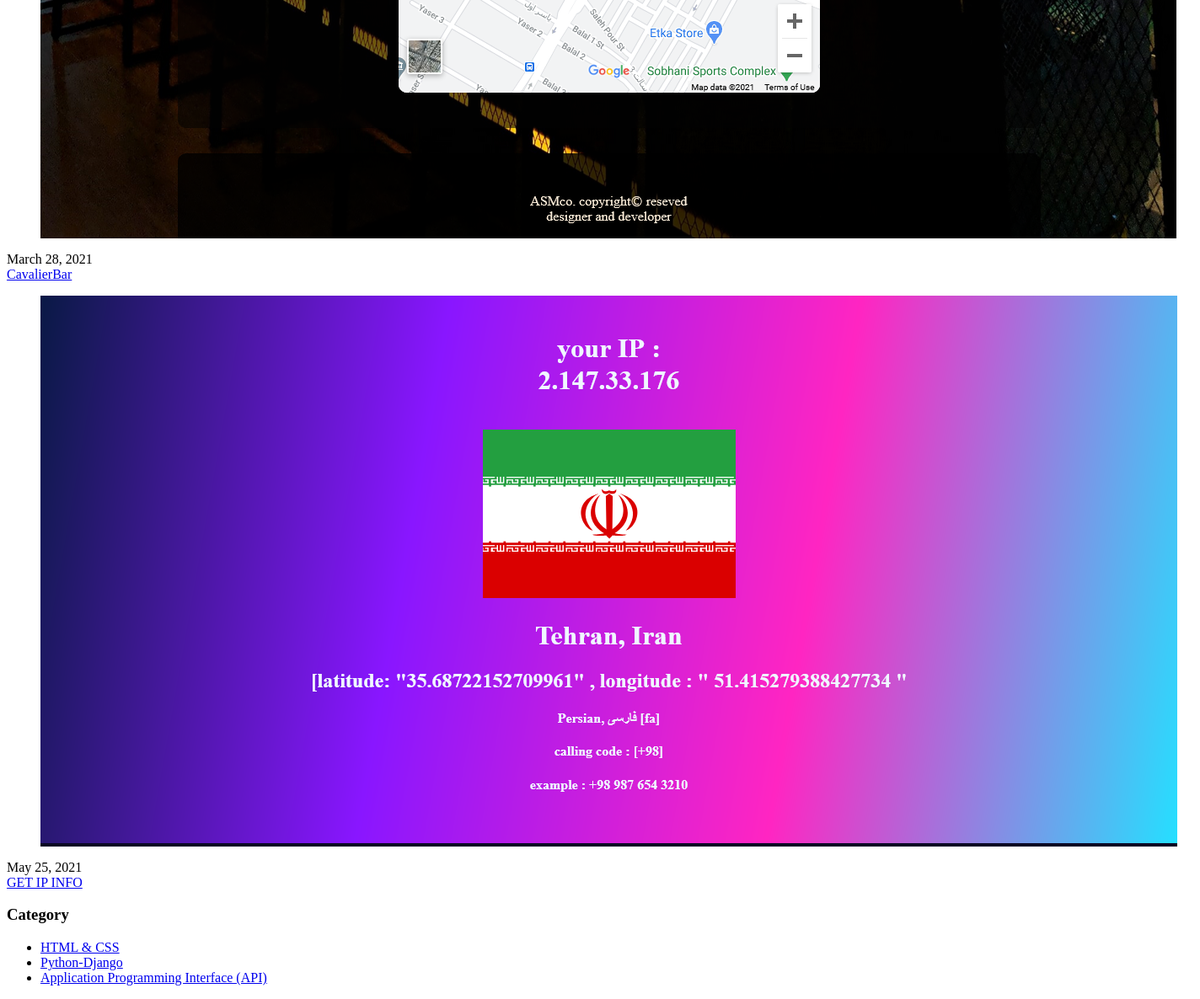
/partial/sidebar (lower part), run on an earlier commit of the app's database.
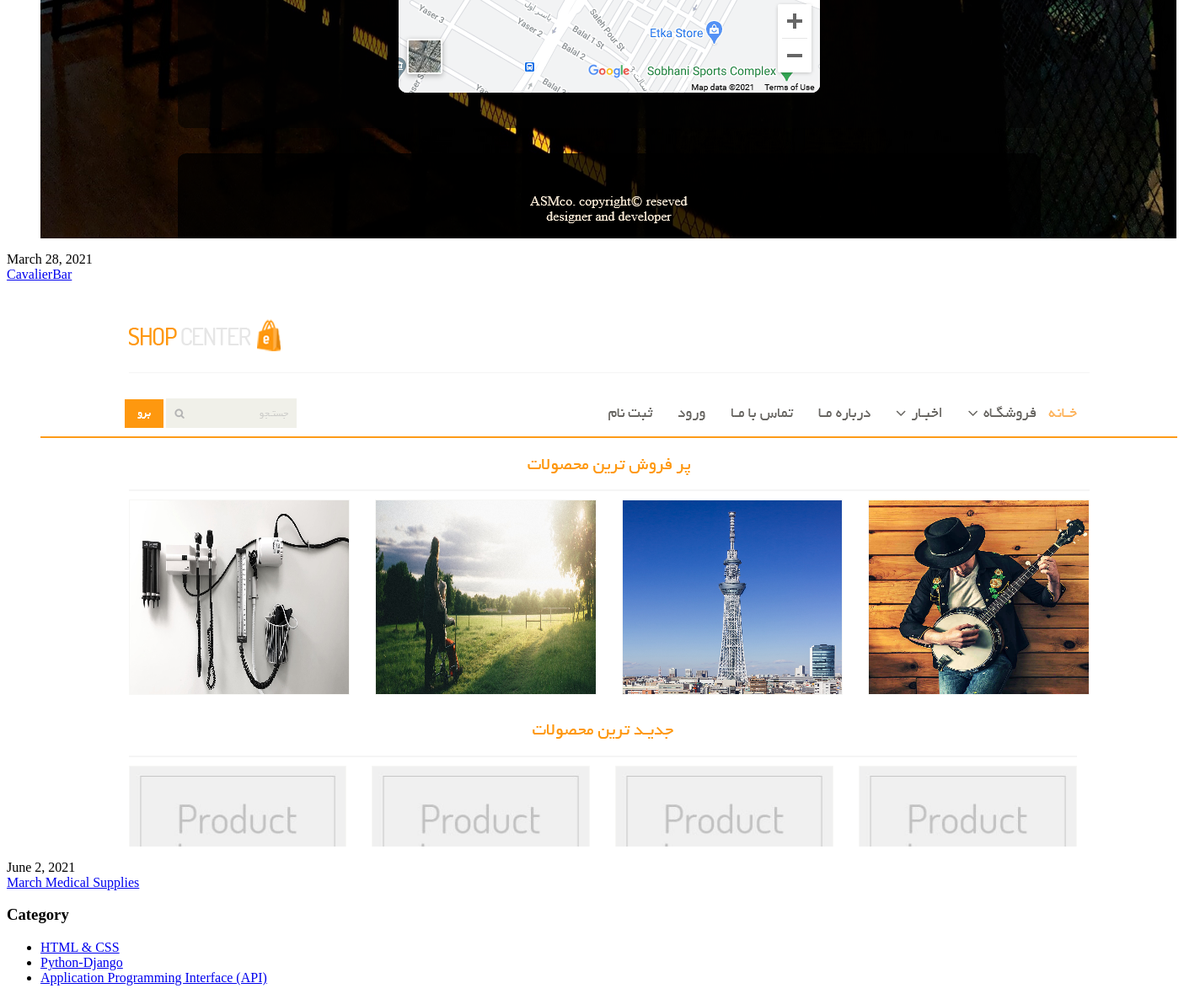
And on a later commit of the database.
### CVprojects/models.py (models this page shows, shortened)
class Project(models.Model):
    title       = models.CharField(max_length=50, blank=False)
    caption     = models.TextField(max_length=700, blank=False)
    slug        = models.SlugField(max_length=20, blank=True, unique=True)
    technology      = models.ManyToManyField(LANGUAGE, blank=True)
    category        = models.ManyToManyField(Categories, blank=True)
    key_features    = models.TextField(max_length=700, blank=True)
    source_code = models.CharField(max_length=200, blank=True)
    PreviwLink  = models.CharField(max_length=200, blank=True)
    imagMain    = models.ImageField(blank=False, upload_to=media_upload_path)
    views    = models.PositiveIntegerField(default=0)
    isActive = models.BooleanField(default=True)
    objects = ProjectsManager()
    timestamp = models.DateTimeField(auto_now_add=True)
    def get_absolute_url(self):
        return f"/projects/{self.slug}"

class Categories(models.Model):
    category = models.CharField(max_length=40)
    objects  = CategoryManager()
    def slugify(self):
        return self.category.replace(" ", "_")
    def get_absoulute_url(self):
        slug = self.slugify()
        return f'/cat/{slug}'

### CV/views.py (the view)
# urls.py: path('partial/sidebar', sidebarPartial, name='sidebarPartial'),
def sidebarPartial(request):
    categories  = Categories.objects.all()
    mostViewd   = Project.objects.get_most_viewd()[:3]
    context = {
        'categories' :  categories,
        'most_view'  : mostViewd,
        'instagram'  : False
    }
    if (SiteSetting.objects.earliest('pk').is_instagram_feed_active):
        context['instagram'] = True
        instagram_feed = SocialAccountPosts.objects.all()
        context['instagram_posts'] = instagram_feed
    return render(request, 'components/sidebar.html', context)

### CVprojects/models.py (called while the page is built)
    def get_most_viewd(self):
        return self.get_queryset().filter(isActive=True).order_by('-views')

### templates/components/sidebar.html (shortened to what this page needs)
{% load static %}
<div class="sidebar-side col-lg-4 col-md-12 col-sm-12">
    <aside class="sidebar">
        <div class="sidebar-widget popular-posts">
            <div class="widget-content">
                {% for project in most_view %}
                    <article class="post">
                        <figure class="post-thumb"><a href="{{project.get_absolute_url}}"><img src="{{project.imagMain.url}}" alt="{{project.caption}}"></a></figure>
                        <div class="post-info">{{project.timestamp | date}}</div>
                        <div class="text"><a href="{{project.get_absolute_url}}">{{project.title}}</a></div>
                    </article>
                {% endfor %}
            </div>
        </div>
        <div class="sidebar-widget category-widget">
            <div class="sidebar-title">
                <h3>Category</h3>
            </div>
            <div class="widget-content">
                <ul>
                    {% for category in categories %}
                    <li><a href="{{category.get_absoulute_url}}">{{category.category}}</a></li>
                    {%endfor%}
                </ul>
            </div>
        </div>
    </aside>
</div>

What changed in the data, as far as the page shows it:
no longer on this page (row edited): Project: imagMain (picture), timestamp "May 25, 2021", title "GET IP INFO"
now on this page (row edited): Project: imagMain (picture), timestamp "June 2, 2021", title "March Medical Supplies"
